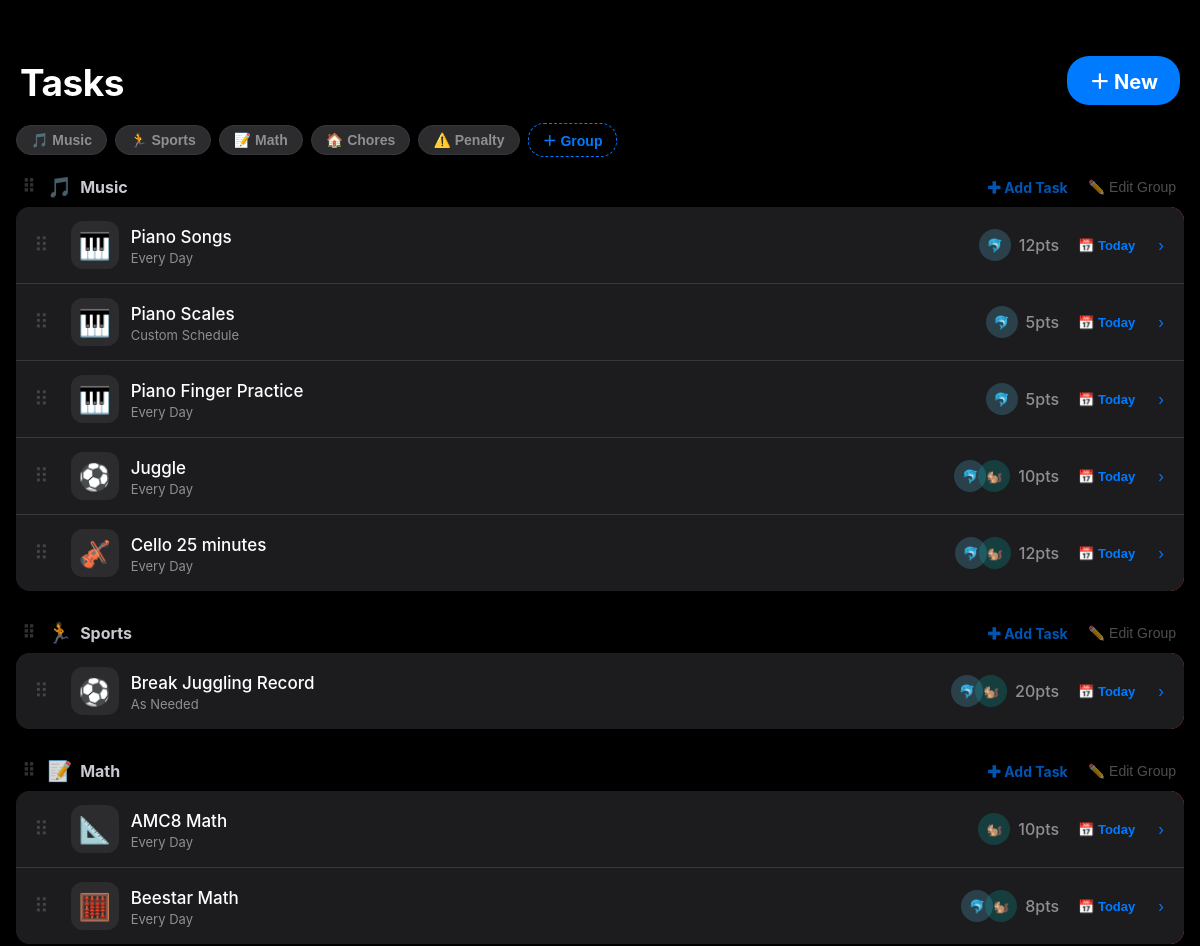
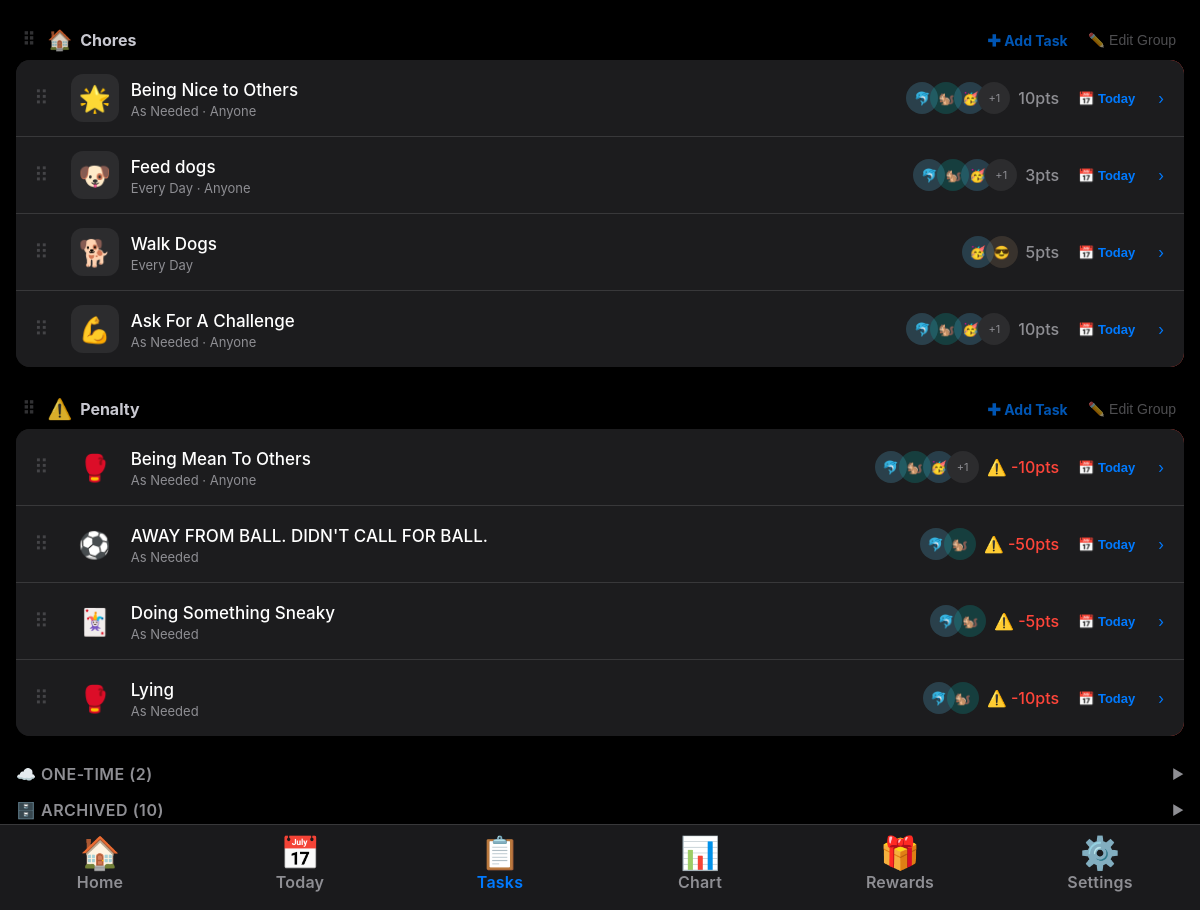
The page /tasks on the database its author committed (2 pictures, top to bottom).
### tables this page shows
CREATE TABLE task_groups (
            id         INTEGER PRIMARY KEY AUTOINCREMENT,
            name       TEXT    NOT NULL,
            sort_order INTEGER DEFAULT 0,
            created_at TEXT    DEFAULT (datetime('now'))
        , icon TEXT DEFAULT '📁');

CREATE TABLE chores (
            id INTEGER PRIMARY KEY AUTOINCREMENT,
            name TEXT NOT NULL,
            icon TEXT DEFAULT '📋',
            points INTEGER DEFAULT 0,
            assignment_type TEXT DEFAULT 'everyone',
            schedule_type TEXT DEFAULT 'daily',
            schedule_days TEXT DEFAULT '[]',
            rotate_current_idx INTEGER DEFAULT 0,
            active INTEGER DEFAULT 1,
            sort_order INTEGER DEFAULT 0
        , parent_id INTEGER DEFAULT NULL, version    INTEGER DEFAULT 1, group_id INTEGER DEFAULT NULL, one_time INTEGER DEFAULT 0);

CREATE TABLE members (
            id INTEGER PRIMARY KEY AUTOINCREMENT,
            name TEXT NOT NULL,
            avatar TEXT DEFAULT '🙂',
            color TEXT DEFAULT '#007AFF',
            sort_order INTEGER DEFAULT 0
        );

### app.py (the view)
@app.route('/tasks')
def tasks_page():
    conn = get_db()
    members = [dict(m) for m in conn.execute('SELECT * FROM members ORDER BY sort_order, id')]
    all_member_ids = [m['id'] for m in members]
    chore_rows = conn.execute('SELECT * FROM chores WHERE active=1 ORDER BY sort_order, id').fetchall()
    today_str = date.today().isoformat()
    claimed_today = {(r['task_id'], r['member_id'])
                     for r in conn.execute('SELECT task_id, member_id FROM daily_claims WHERE date=?',
                                           (today_str,)).fetchall()}
    tasks_data = []
    one_time_data = []
    for c in chore_rows:
        mid_list = get_assigned_member_ids(c, all_member_ids, conn)
        assigned = [m for m in members if m['id'] in mid_list]
        entry = {'chore': dict(c), 'assigned': assigned}
        if c['one_time']:
            one_time_data.append(entry)
        else:
            tasks_data.append(entry)
    archived_rows = conn.execute('''
        SELECT * FROM chores c
        WHERE c.active = 0
        AND NOT EXISTS (SELECT 1 FROM chores c2 WHERE c2.parent_id = c.id)
        ORDER BY c.sort_order, c.id
    ''').fetchall()
    archived_data = []
    for c in archived_rows:
        mid_list = get_assigned_member_ids(c, all_member_ids, conn)
        assigned  = [m for m in members if m['id'] in mid_list]
        archived_data.append({'chore': dict(c), 'assigned': assigned})
    groups = [dict(g) for g in conn.execute('SELECT * FROM task_groups ORDER BY sort_order, id')]
    conn.close()
    task_sections = []
    for g in groups:
        group_tasks = [t for t in tasks_data if t['chore'].get('group_id') == g['id']]
        if group_tasks:
            task_sections.append({'group': g, 'tasks': group_tasks})
    ungrouped = [t for t in tasks_data if not t['chore'].get('group_id')]
    if ungrouped:
        task_sections.append({'group': None, 'tasks': ungrouped})
    return render_template('tasks.html', tasks=tasks_data, task_sections=task_sections,
                           archived=archived_data, one_time_tasks=one_time_data,
                           all_members=members, claimed_today=claimed_today,
                           goal_units=GOAL_UNITS, today_str=today_str, groups=groups)

### app.py (called while the page is built)
def get_db():
    conn = sqlite3.connect(DB_PATH, timeout=10)
    conn.row_factory = sqlite3.Row
    conn.execute("PRAGMA journal_mode=WAL")
    conn.execute("PRAGMA busy_timeout=5000")
    conn.execute("PRAGMA foreign_keys=ON")
    return conn

def get_assigned_member_ids(chore, all_member_ids, conn):
    if chore['assignment_type'] in ('everyone', 'anyone'):
        return list(all_member_ids)
    rows = conn.execute('SELECT member_id FROM chore_members WHERE chore_id=?',
                        (chore['id'],)).fetchall()
    return [r['member_id'] for r in rows]

### templates/tasks.html (shortened to what this page needs)
{% extends "base.html" %}
{% set active_tab = "tasks" %}
{% block content %}
<div class="page-header">
    <span class="page-title">Tasks</span>
    <a href="/tasks/new" class="add-task-btn">＋ New</a>
</div>
<div class="groups-bar" id="groupsBar">
{% for g in groups %}
    <button class="group-chip"
            data-gid="{{ g.id }}" data-gname="{{ g.name }}" data-gicon="{{ g.icon or '📁' }}"
            onclick="openGroupEditFromEl(this)">{{ g.icon or '📁' }} {{ g.name }}</button>
{% endfor %}
    <button class="group-chip add-chip" onclick="openGroupCreate()">＋ Group</button>
</div>
{% macro task_row(item) %}
<div class="swipe-wrap">
<div class="swipe-actions">
    <button class="swipe-action-btn sab-archive" onclick="archiveTask({{ item.chore.id }}, {{ item.chore.name|tojson }})">
        <span class="sab-icon">🗄️</span>Archive
    </button>
    <button class="swipe-action-btn sab-delete" onclick="purgeTask({{ item.chore.id }}, {{ item.chore.name|tojson }})">
        <span class="sab-icon">🗑</span>Delete
    </button>
</div>
<div class="task-row" data-task-id="{{ item.chore.id }}">
    <div class="drag-handle">⠿</div>
    <div class="chore-icon" style="background:{% if item.chore.points < 0 %}var(--red)22{% else %}var(--bg3){% endif %};">
        {{ item.chore.icon }}
    </div>
    <div class="task-meta">
        <a href="/tasks/{{ item.chore.id }}/edit" class="task-name" style="color:inherit;text-decoration:none;">{{ item.chore.name }}</a>
        <div class="task-schedule">
            {% if item.chore.schedule_type == 'daily' %}Every Day
            {% elif item.chore.schedule_type == 'weekdays' %}Weekdays
            {% elif item.chore.schedule_type == 'weekends' %}Weekends
            {% elif item.chore.schedule_type == 'as_needed' %}As Needed
            {% else %}Custom Schedule{% endif %}
            {% if item.chore.assignment_type == 'anyone' %} · Anyone{% endif %}
        </div>
    </div>
    <div class="task-right">
        <div class="assigned-avatars">
            {% for m in item.assigned[:3] %}
            <div class="avatar-sm avatar-overlap" style="background:{{ m.color }}33;font-size:13px;">{{ m.avatar }}</div>
            {% endfor %}
            {% if item.assigned|length > 3 %}
            <div class="avatar-sm avatar-overlap" style="background:var(--bg3);font-size:11px;color:var(--text3);">+{{ item.assigned|length - 3 }}</div>
            {% endif %}
        </div>
        {% if item.chore.points != 0 %}
        <span class="pts-badge" style="{% if item.chore.points < 0 %}color:var(--red);{% endif %}">
            {% if item.chore.points > 0 %}{{ item.chore.points }}pts{% else %}⚠️ {{ item.chore.points }}pts{% endif %}
        </span>
        {% endif %}
        {% set is_claimed = false %}
        {% for m in item.assigned %}{% if (item.chore.id, m.id) in claimed_today %}{% set is_claimed = true %}{% endif %}{% endfor %}
        <button class="claim-task-btn {% if is_claimed %}claimed{% endif %}"
                onclick="openClaimForTask({{ item.chore.id }}, '{{ item.chore.name }}', '{{ item.chore.icon }}')">
            {% if is_claimed %}✓ Claimed{% else %}📅 Today{% endif %}
        </button>
        <a href="/tasks/{{ item.chore.id }}/edit" style="color:var(--accent);font-size:15px;padding:4px;">›</a>
    </div>
</div>
</div>
{% endmacro %}
{% if task_sections %}
    {% for section in task_sections %}
    <div class="group-section-wrapper" data-group-id="{{ section.group.id if section.group else '' }}">
    <div class="group-section-hdr">
        {% if section.group %}
            <div class="group-section-drag-handle">⠿</div>
            <span class="group-icon">{{ section.group.icon or '📁' }}</span>
            <span>{{ section.group.name }}</span>
            <a href="/tasks/new?group_id={{ section.group.id }}" class="group-section-add">✚ Add Task</a>
            <button class="group-section-edit"
                    data-gid="{{ section.group.id }}" data-gname="{{ section.group.name }}" data-gicon="{{ section.group.icon or '📁' }}"
                    onclick="openGroupEditFromEl(this)">✏️ Edit Group</button>
        {% else %}
            <div style="width:22px;"></div>
            <span class="group-icon">📋</span>
            <span>Other</span>
        {% endif %}
    </div>
    <div class="card" data-group-id="{{ section.group.id if section.group else '' }}">
        {% for item in section.tasks %}{{ task_row(item) }}{% endfor %}
    </div>
    </div>
    {% endfor %}
{% elif tasks %}
<div class="card" data-group-id="">
    {% for item in tasks %}{{ task_row(item) }}{% endfor %}
</div>
{% endif %}
{% if one_time_tasks %}
<div class="archived-section-hdr" onclick="toggleOneTime()">
    <span class="section-label" style="margin:0;padding:0;color:var(--text3);">☁️ One-Time ({{ one_time_tasks|length }})</span>
    <span id="oneTimeChevron" style="color:var(--text3);font-size:13px;">▶</span>
</div>
{% endif %}
{% if archived %}
<div class="archived-section-hdr" onclick="toggleArchived()">
    <span class="section-label" style="margin:0;padding:0;color:var(--text3);">🗄️ Archived ({{ archived|length }})</span>
    <span id="archivedChevron" style="color:var(--text3);font-size:13px;">▶</span>
</div>
{% endif %}
{% endblock %}

### templates/base.html (style rules this page uses)
:root, [data-theme="dark"] { --bg: #000; --bg2: #1c1c1e; --bg3: #2c2c2e; --bg4: #3a3a3c; --text: #fff; --text2: rgba(235,235,245,.85); --text3: #8e8e93; --accent: #007AFF; --green: #30d158; --red: #ff453a; --red-bg-hi: rgba(255, 69, 58, 0.25); --red-bg-lo: rgba(255, 69, 58, 0.09); --red-border: rgba(255, 69, 58, 0.27); --yellow: #ffd60a; --border: #38383a; --tab-bg: rgba(28,28,30,.94); --shadow: rgba(0,0,0,.6); --input-bg: #1c1c1e; --check-bg: #30d158; --check-fg: #fff; --check-border: #38383a; }
* { box-sizing: border-box; margin: 0; padding: 0; -webkit-tap-highlight-color: transparent; }
body { background: var(--bg); color: var(--text); font-family: -apple-system, BlinkMacSystemFont, 'SF Pro Display', 'Helvetica Neue', Arial, sans-serif; font-size: 19px; min-height: 100vh; padding-bottom: calc(86px + env(safe-area-inset-bottom)); overflow-x: hidden; transition: background .3s, color .3s; }
.page-header { padding: 56px 20px 8px; display: flex; align-items: flex-end; justify-content: space-between; }
.page-title { font-size: 37px; font-weight: 700; letter-spacing: -.5px; }
.card { background: var(--bg2); border-radius: 14px; margin: 0 16px 16px; overflow: hidden; box-shadow: 0 1px 4px var(--shadow); transition: background .3s; }
.section-label { font-size: 16px; font-weight: 600; color: var(--text3); text-transform: uppercase; letter-spacing: .5px; padding: 16px 20px 8px; }
.avatar-sm { width: 32px; height: 32px; border-radius: 50%; display: inline-flex; align-items: center; justify-content: center; font-size: 17px; }
.avatar-overlap { margin-left: -8px; }
.avatar-overlap:first-child { margin-left: 0; }
.chore-icon { width: 48px; height: 48px; border-radius: 12px; display: flex; align-items: center; justify-content: center; font-size: 26px; flex-shrink: 0; background: var(--bg3); }
.pts-badge { font-size: 16px; color: var(--text3); font-weight: 500; white-space: nowrap; }
a { color: inherit; text-decoration: none; }

### rows shown on the page
task_groups: icon "🎵", name "Music", group "🎵", group.name "Music"
task_groups: icon "🏃", name "Sports", group "🏃", group.name "Sports"
task_groups: icon "📝", name "Math", group "📝", group.name "Math"
task_groups: icon "🏠", name "Chores", group "🏠", group.name "Chores"
task_groups: icon "⚠️", name "Penalty", group "⚠️", group.name "Penalty"
chores: chore.icon "🎹", chore.name "Piano Songs", chore.points "12"
members: avatar "🐬"
chores: chore.icon "🎹", chore.name "Piano Scales", chore.points "5"
chores: chore.icon "🎹", chore.name "Piano Finger Practice", chore.points "5"
chores: chore.icon "⚽", chore.name "Juggle", chore.points "10"
members: avatar "🐿️"
chores: chore.icon "🎻", chore.name "Cello 25 minutes", chore.points "12"
chores: chore.icon "⚽", chore.name "Break Juggling Record", chore.points "20"
chores: chore.icon "📐", chore.name "AMC8 Math", chore.points "10"
chores: chore.icon "🧮", chore.name "Beestar Math", chore.points "8"
chores: chore.icon "🌟", chore.name "Being Nice to Others", chore.points "10"
members: avatar "🥳"
chores: chore.icon "🐶", chore.name "Feed dogs", chore.points "3"
chores: chore.icon "🐕", chore.name "Walk Dogs", chore.points "5"
members: avatar "😎"
chores: chore.icon "💪", chore.name "Ask For A Challenge", chore.points "10"
chores: chore.icon "🥊", chore.name "Being Mean To Others", chore.points "-10"
chores: chore.icon "⚽", chore.name "AWAY FROM BALL. DIDN'T CALL FOR BALL.", chore.points "-50"
chores: chore.icon "🃏", chore.name "Doing Something Sneaky", chore.points "-5"
chores: chore.icon "🥊", chore.name "Lying", chore.points "-10"

### other values the page prints
{{ item.assigned|length - 3 }} "1" "1" "1" "1"
{{ one_time_tasks|length }} "2"
{{ archived|length }} "10"
